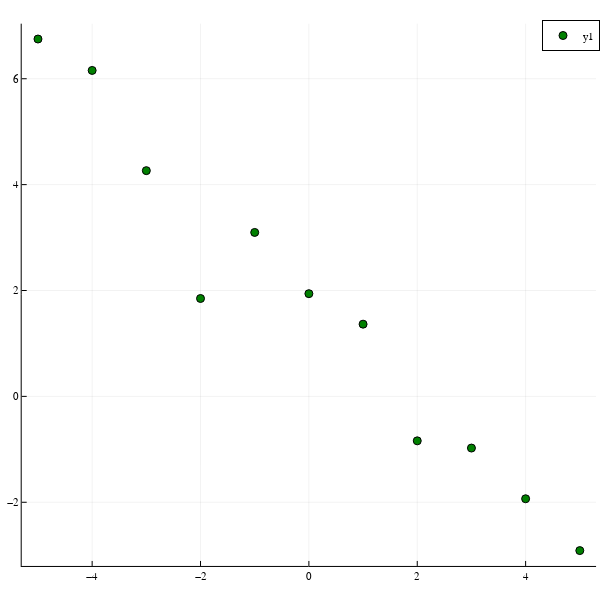

Source (notebook cell):
### Markdown cell above
## Doing posterior inference

We now will provide a dataset of $y$-coordinates and try to draw inferences about the process that generated the data. We begin with the following dataset:

### Code cell
ys = [6.75003, 6.1568, 4.26414, 1.84894, 3.09686, 1.94026, 1.36411, -0.83959, -0.976, -1.93363, -2.91303];
plot(size=(600, 600))
scatter!(xs, ys, color=:green)

### Figure 1 — Plotly figure (JSON) as saved in the notebook; plotly's stock layout.template omitted (floating-point values rounded to 4 significant figures)
{"data": [{"colorbar": {"title": {"text": ""}}, "legendgroup": "y1", "marker": {"color": "rgba(0, 128, 0, 1.000)", "line": {"color": "rgba(0, 0, 0, 1)", "width": 1}, "size": 8, "symbol": "circle"}, "mode": "markers", "name": "y1", "showlegend": true, "type": "scatter", "x": [-5, -4, -3, -2, -1, 0, 1, 2, 3, 4, 5], "xaxis": "x", "y": [6.75, 6.157, 4.264, 1.849, 3.097, 1.94, 1.364, -0.8396, -0.976, -1.934, -2.913], "yaxis": "y", "zmax": null, "zmin": null}], "layout": {"annotations": [], "height": 600, "legend": {"bgcolor": "rgba(255, 255, 255, 1.000)", "bordercolor": "rgba(0, 0, 0, 1)", "borderwidth": 1, "font": {"color": "rgba(0, 0, 0, 1)", "family": "sans-serif", "size": 11}, "title": {"font": {"color": "rgba(0, 0, 0, 1)", "family": "sans-serif", "size": 15}, "text": ""}, "tracegroupgap": 0, "traceorder": "normal", "x": 1, "xanchor": "auto", "y": 1, "yanchor": "auto"}, "margin": {"b": 20, "l": 0, "r": 0, "t": 20}, "paper_bgcolor": "rgba(255, 255, 255, 1.000)", "plot_bgcolor": "rgba(255, 255, 255, 1.000)", "showlegend": true, "width": 600, "xaxis": {"anchor": "y", "domain": [0.03619, 0.9934], "gridcolor": "rgba(0, 0, 0, 0.1)", "gridwidth": 0.5, "linecolor": "rgba(0, 0, 0, 1)", "mirror": false, "range": [-5.3, 5.3], "showgrid": true, "showline": true, "showticklabels": true, "tickangle": 0, "tickcolor": "rgb(0, 0, 0)", "tickfont": {"color": "rgba(0, 0, 0, 1)", "family": "sans-serif", "size": 11}, "tickmode": "array", "ticks": "inside", "ticktext": ["−4", "−2", "0", "2", "4"], "tickvals": [-4, -2, 0, 2, 4], "title": {"font": {"color": "rgba(0, 0, 0, 1)", "family": "sans-serif", "size": 15}, "text": ""}, "type": "linear", "visible": true, "zeroline": false, "zerolinecolor": "rgba(0, 0, 0, 1)"}, "yaxis": {"anchor": "x", "domain": [0.02508, 0.9934], "gridcolor": "rgba(0, 0, 0, 0.1)", "gridwidth": 0.5, "linecolor": "rgba(0, 0, 0, 1)", "mirror": false, "range": [-3.203, 7.04], "showgrid": true, "showline": true, "showticklabels": true, "tickangle": 0, "tickcolor": "rgb(0, 0, 0)", "tickfont": {"color": "rgba(0, 0, 0, 1)", "family": "sans-serif", "size": 11}, "tickmode": "array", "ticks": "inside", "ticktext": ["−2", "0", "2", "4", "6"], "tickvals": [-2, 0, 2, 4, 6], "title": {"font": {"color": "rgba(0, 0, 0, 1)", "family": "sans-serif", "size": 15}, "text": ""}, "type": "linear", "visible": true, "zeroline": false, "zerolinecolor": "rgba(0, 0, 0, 1)"}}}
